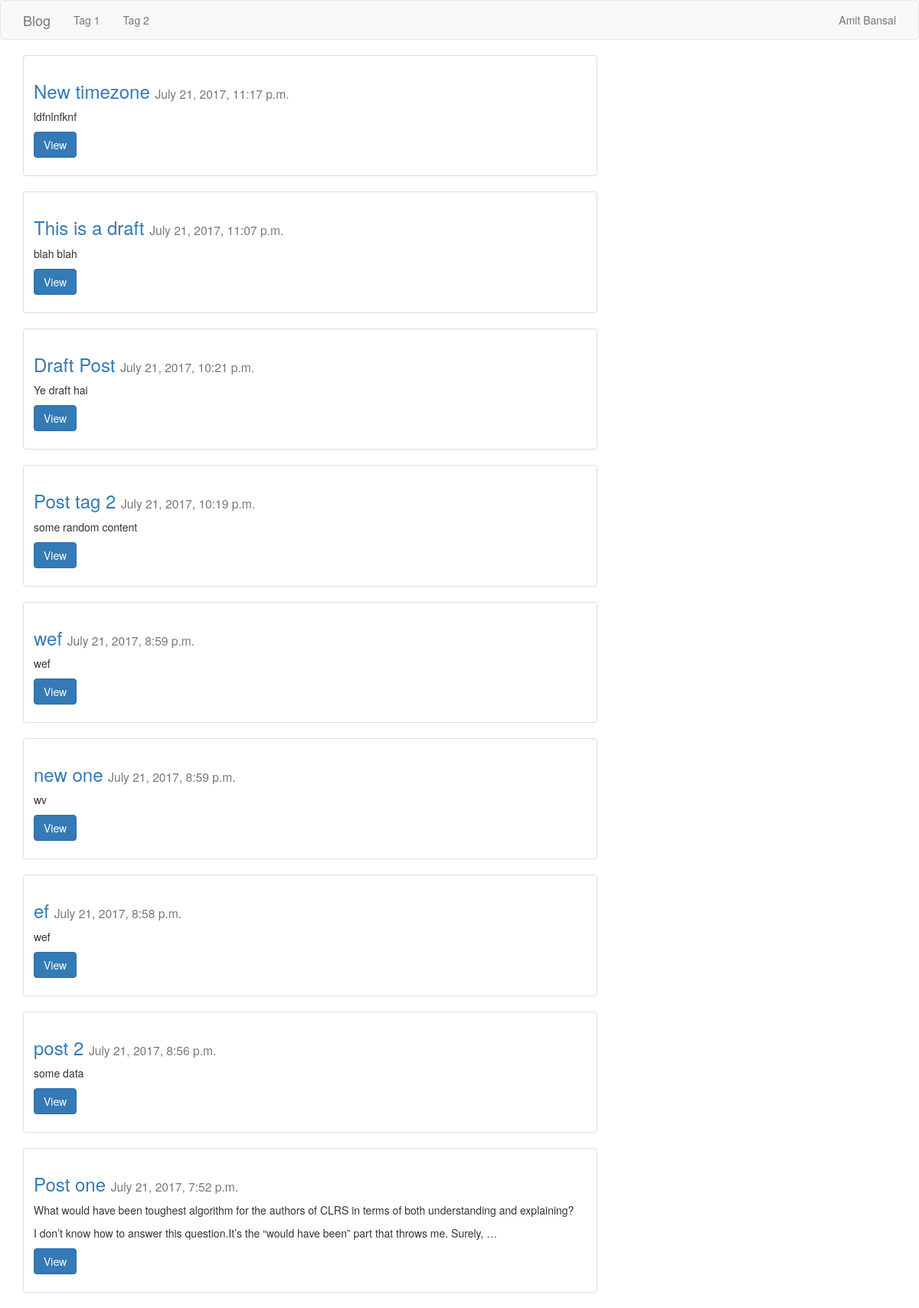
The page / on the database its author committed.
### myapp/models.py (models this page shows, shortened)
class Post(models.Model):
    title = models.CharField(max_length=100)
    tag = models.CharField(max_length=100, choices=TAG_CHOICES)
    content = models.TextField()
    post_status = models.CharField(max_length=1000, choices=POST_CHOICES)
    create_date = models.DateTimeField(auto_now_add=True, verbose_name='Created on:')

### myapp/views.py (the view)
# urls.py: url(r'^$', post_list_view, name='post_list'),
def post_list_view(request):
    all_posts = Post.objects.filter(post_status='post').order_by('-create_date')
    conetext = {
        'posts': all_posts,
    }
    return render(request, 'post_list.html', conetext)

### myapp/templates/post_list.html (shortened to what this page needs)
{% extends "base.html" %}
{% block content %}
	{% for post in posts %}
		<div class="row">
			<div class="col-sm-8">
				<div class="thumbnail">
					<div class="caption">
						<h3><a href="{% url 'post_detail' pk=post.pk %}">{{ post.title }}</a>
						<small>{{ post.create_date }}</small>
						</h3>
						<p>{{ post.content|linebreaks|truncatechars:220 }}</p>
						<p><a href="{% url 'post_detail' pk=post.pk %}" class="btn btn-primary"
						role='butoon'>View</a></p>
					</div>
				</div>
			</div>
		</div>
	{% endfor %}
{% endblock content %}

### rows shown on the page
Post: title "New timezone", create_date "July 21, 2017, 11:17 p.m.", content "ldfnlnfknf"
Post: title "This is a draft", create_date "July 21, 2017, 11:07 p.m.", content "blah blah"
Post: title "Draft Post", create_date "July 21, 2017, 10:21 p.m.", content "Ye draft hai"
Post: title "Post tag 2", create_date "July 21, 2017, 10:19 p.m.", content "some random content"
Post: title "wef", create_date "July 21, 2017, 8:59 p.m.", content "wef"
Post: title "new one", create_date "July 21, 2017, 8:59 p.m.", content "wv"
Post: title "ef", create_date "July 21, 2017, 8:58 p.m.", content "wef"
Post: title "post 2", create_date "July 21, 2017, 8:56 p.m.", content "some data"
Post: title "Post one", create_date "July 21, 2017, 7:52 p.m.", content "What would have been toughest algorithm for the authors of CLRS in terms of both understanding and explaining? I don’t know how to answer this question.It’s the “would have been” part that throws me. Surely, …"
